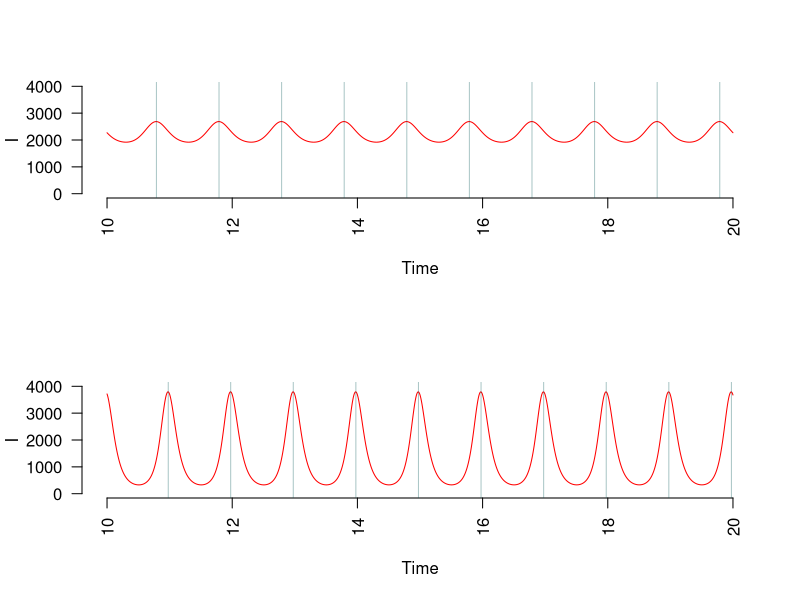

The R source for this figure:
library(deSolve)

beta = function(t, b0, b1, b2) {
    b0 * (1 + b1 * cos(b2*2*pi*t) );
}

model = function(t, y, p) {
    with(as.list(c(y, p)), {
        beta_t = beta(t, b0, b1, b2)
        ds = (n-s-i)/l - beta_t*i*s/n
        di = beta_t*i*s/n - i/d
        list(c(ds, di))
    })
}

find_peaks = function(x) {which(diff(sign(diff(x)))==-2)+1}

pars = c(b1 = 0.04, b2 = 1, n = 500000)
yini = c(s = 500000 - 1, i = 1)
delta = 1/365
times = seq(from = 0, to = 20, by = delta)

pars['b0'] = 500
pars['l']  = 4
pars['d']  = 0.02
out1 = ode (times = times, y = yini, func = model, parms = pars)

pars['b0'] = 400
pars['l']  = 8
pars['d']  = 0.025
out2 = ode (times = times, y = yini, func = model, parms = pars)

plot_fig = function(x,y) {
    plot(x, y, ylim=c(0,4000), type='l', col='red', bty='n', xlab="Time", ylab="I", las=2)
    abline(v=min(x)+find_peaks(y)*delta, col='#00555555')
}

row_subset = which(times>=10)[[1]]:length(times)
t = times[row_subset]
Ia = out1[row_subset,3]
Ib = out2[row_subset,3]

par(mfrow=c(2,1))
plot_fig(t,Ia)
plot_fig(t,Ib)

print(table(diff(find_peaks(Ia))))
print(table(diff(find_peaks(Ib))))

#pars['b2'] = 1.05
#out3 = ode (times = times, y = yini, func = model, parms = pars)
#points(t, out3[row_subset, 3], ylim=c(0,4000), type='l', col='blue', bty='n', xlab="Time", ylab="I", las=2)

#pars['b2'] = 0.95 
#out4 = ode (times = times, y = yini, func = model, parms = pars)
#points(t, out4[row_subset, 3], ylim=c(0,4000), type='l', col='green', bty='n', xlab="Time", ylab="I", las=2)
